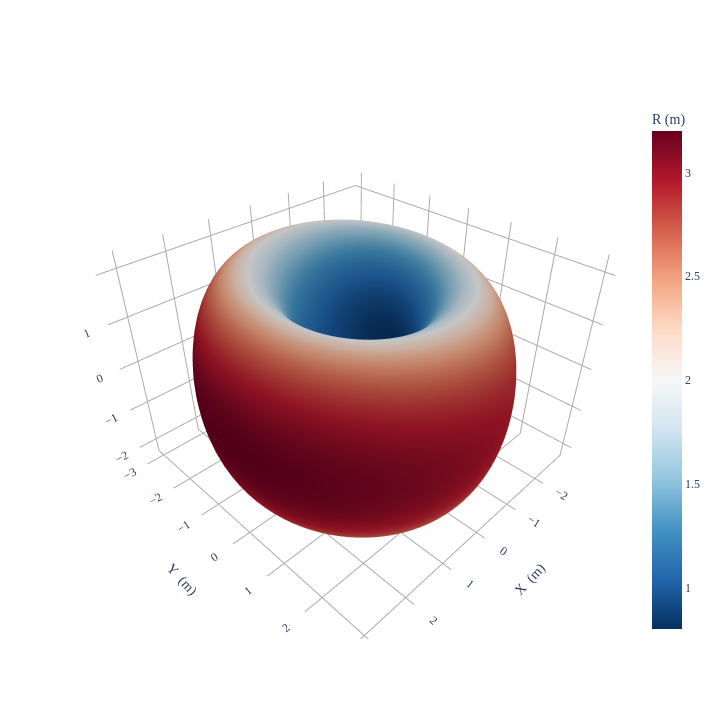

Source (notebook cell):
### Code cell
from desc.geometry import FourierRZToroidalSurface
from desc.plotting import plot_3d
R0 = 2
surface = FourierRZToroidalSurface(
    R_lmn=[R0, 1, 0.2],
    Z_lmn=[-2, -0.2],
    modes_R=[[0, 0], [1, 0], [0, 1]],
    modes_Z=[[-1, 0], [0, -1]],
)
plot_3d(surface, "R")

### Figure 1 — Plotly figure (JSON) as saved in the notebook; plotly's stock layout.template omitted (floating-point values rounded to 4 significant figures; data arrays with more than 128 entries replaced by an {"elided": "..."} marker saying what was removed)
{"data": [{"colorbar": {"title": {"text": "R (m)"}}, "colorscale": [[0, "rgb(5,48,97)"], [0.1, "rgb(33,102,172)"], [0.2, "rgb(67,147,195)"], [0.3, "rgb(146,197,222)"], [0.4, "rgb(209,229,240)"], [0.5, "rgb(247,247,247)"], [0.6, "rgb(253,219,199)"], [0.7, "rgb(244,165,130)"], [0.8, "rgb(214,96,77)"], [0.9, "rgb(178,24,43)"], [1, "rgb(103,0,31)"]], "flatshading": true, "i": {"elided": "20200 int values"}, "intensity": {"elided": "10201 float values"}, "j": {"elided": "20200 int values"}, "k": {"elided": "20200 int values"}, "name": "R (m)", "opacity": 1, "showscale": true, "type": "mesh3d", "x": {"elided": "10201 float values"}, "y": {"elided": "10201 float values"}, "z": {"elided": "10201 float values"}}], "layout": {"font": {"family": "Times"}, "height": 719.3, "scene": {"aspectmode": "data", "xaxis": {"backgroundcolor": "white", "gridcolor": "darkgrey", "showbackground": false, "showgrid": true, "showticklabels": true, "title": {"text": "X  (m)"}, "zeroline": true, "zerolinecolor": "darkgrey"}, "yaxis": {"backgroundcolor": "white", "gridcolor": "darkgrey", "showbackground": false, "showgrid": true, "showticklabels": true, "title": {"text": "Y  (m)"}, "zeroline": true, "zerolinecolor": "darkgrey"}, "zaxis": {"backgroundcolor": "white", "gridcolor": "darkgrey", "showbackground": false, "showgrid": true, "showticklabels": true, "title": {"text": "Z  (m)"}, "zeroline": true, "zerolinecolor": "darkgrey"}}, "title": {"text": "", "x": 0.5, "xanchor": "center", "y": 0.9, "yanchor": "top"}, "width": 719.3}}
